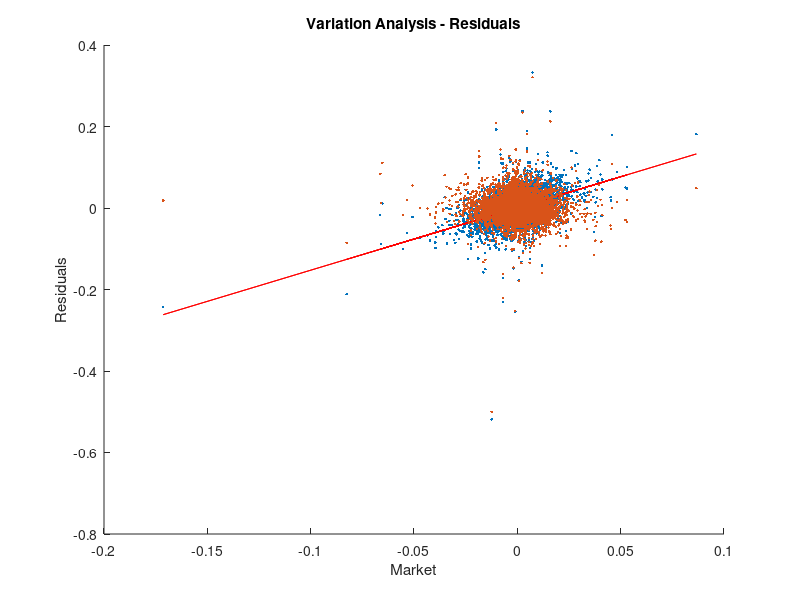

Write the MATLAB code that produced this figure. (Note: this script raises an error after producing the figure.)
%% Simple Model Regresion
% Apple Stocks vs Market Returns
% Apple Stock returns as the response (Y) against the Market Returns (X) 

%% Initialization + Data Load
clear ; close all; clc;

% Load Dataset Size: 6324 samples from Apple Stock vs Market
data = load('data.txt');
Apple = data(:,1);
Market = data(:,2);
Dates = data(:,3);

fprintf('Apple vs Market Data Loaded. Press enter to continue.\n');
pause;

%% SRM Conditions
% We will validate the dataset can be used for SRM

% -- Step 1: Superficial Variation Analysis
scatter(Market, Apple, '.b');
title('Apple Stock Analysis Over Market');
xlabel('Daily Market returns');
ylabel('Daily Apple Returns');

fprintf('Step1 - Data Analysis. Press enter to continue.\n');
pause;

% -- Step2: Linear Regression - Equation
% y = mx + b, we will use this notation y = b1x + b0

% PARAMETERS
% correlation coeficient
r = corr(Market, Apple);
% standard deviation Apple (Sy)
Sy = std(Apple); 
% stabdard deviation Market (Sx)
Sx = std(Market);
% slope : b1
b1 = (Sy/Sx) * r;
% intercept : b0
b0 = mean(Apple) - b1 * mean(Market);

% The Linear Equation
% linear_reg_Apple the hypothesis line
% y = b1 * x + b0
linear_reg_Apple = b1 * Market + b0;

% plot the linear regression line on top
hold;
plot(Market, linear_reg_Apple, '-r');

fprintf('Step2 - Linear Regression. Press enter to continue.\n');
pause;
close;

% -- Step3: Linear Association - Residuals Plot
% Residuals plot will help clarify the linear trend of data
% Calculates residual between both variables against the exploratory var 
residuals = Apple - b0 - b1 * Market;
scatter(Market, residuals, '.b');
title('Variation Analysis - Residuals');
xlabel('Market');
ylabel('Residuals');
hold;
% reflie: this adds a line at axis-x zero. r
refline; 

fprintf('Step3 - Residuals Variation Analysis. Press enter to continue.\n');
pause;
close;

% -- Step4: Residual Errors - Independence Validation
% This will display a time-series to check if there is any pattern
% on errors over time.
plot(residuals);
title('Residuals Variation Over Time');
xlabel('Residuals Apple Stock Returns');
ylabel('Time');


fprintf('Step4 - Residuals Independence. Press enter to continue.\n');
pause;
close;

% -- Step5: Check if the residuals are nearly normal
% This will disp
hist(residuals,25);
title('Normal Disitrbution - Bell Shapped Residuals');
xlabel('Error Disitrbution');

fprintf('Step5 - Residuals Histogram. Press enter to continue.\n');
pause;
close;

% -- Step6: Normal Quantile Plot. This is the real test for fitting a normal 
% model
zscore_residuals =  zscore(residuals);
plot(zscore_residuals, residuals, 'oR'); 
title('Normal Quantile Plot - Residuals');
xlabel('Probability (z-score)');
ylabel('Residuals');

fprintf('Step6 - Residuals Normal Quantile Plot. Press enter to continue.\n');
pause;
close;

fprintf('Simple Sample Condition %f %f \n', theta(1), theta(2));


%% Section 2 Title
% Description of second code block

